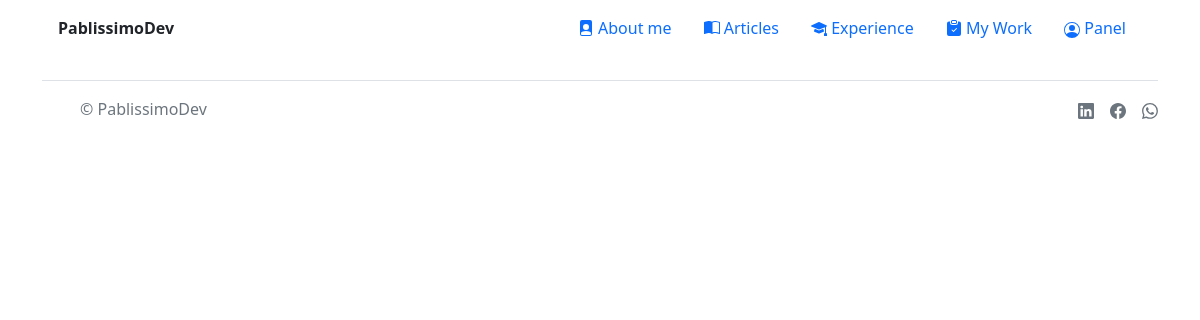
/menu/edit_work/6 (signed in), run on an earlier commit of the app's database.
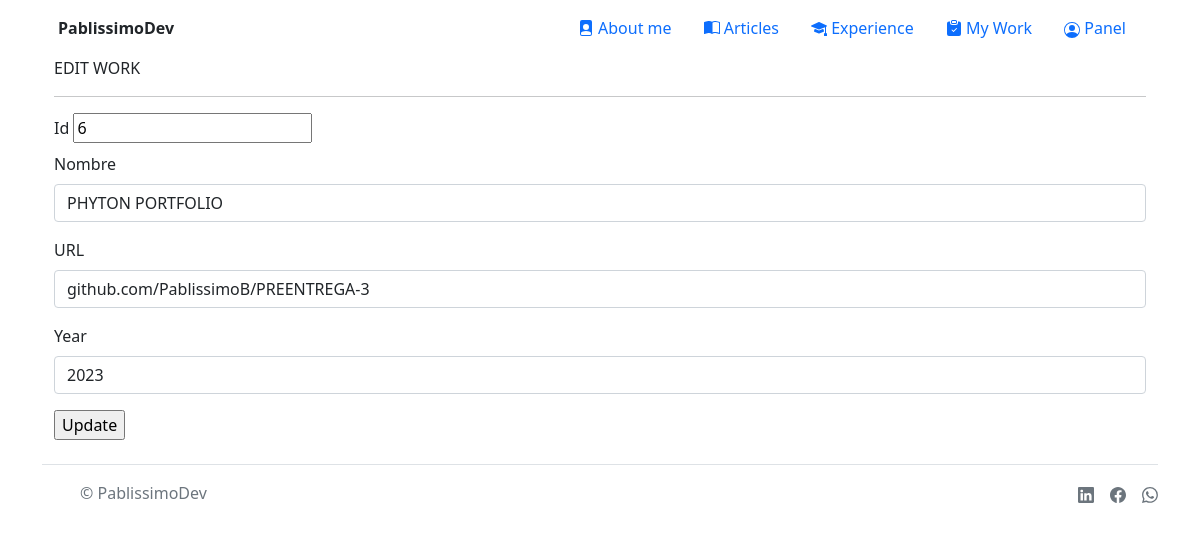
And on a later commit of the database.
### core/models.py (models this page shows, shortened)
class Work(models.Model):
    work_name = models.CharField(max_length=50)
    work_url = models.CharField(max_length=150)
    work_year = models.IntegerField(max_length=4)

### core/views.py (the view)
# urls.py: path('menu/edit_work/<id>', views.edit_work, name="EditWork"),
@login_required
def edit_work(request, id):
    work_list = Work.objects.filter(id=id)
    return render(request, "edit_work.html",{"work_list": work_list})

### app/templates/edit_work.html (shortened to what this page needs)
{% extends 'base.html' %}
{% load static %}
{% block main %}
<div class="container">
    <div class="row align-items-start">
        {% for item in work_list %}
            <form action="/menu/update_work/" method="POST">
                EDIT WORK
                <hr>
                <div class="mb-1">
                    <label for="exampleFormControlInput0" class="form-label">Id</label>
                    <input type="text" name="work_id" id="exampleFormControlInput0" readonly value="{{item.id}}">
                </div>
                <div class="mb-3">
                    <label for="exampleFormControlInput1" class="form-label">Nombre</label>
                    <input type="text" name="work_name" value="{{item.work_name}}" class="form-control" id="exampleFormControlInput1">
                  </div>
                  <div class="mb-3">
                    <label for="exampleFormControlInput2" class="form-label">URL</label>
                    <input type="text" name="work_url" value="{{item.work_url}}" class="form-control" id="exampleFormControlInput2">
                  </div>
                  <div class="mb-3">
                    <label for="exampleFormControlInput3" class="form-label">Year</label>
                    <input type="number" name="work_year" value="{{item.work_year}}" class="form-control" id="exampleFormControlInput3">
                  </div>
                  <input type="submit" value="Update">
            </form>
        {% endfor %}
    </div>
</div>
{% endblock main %}

What changed in the data, as far as the page shows it:
added Work: work_id "6", work_name "PHYTON PORTFOLIO", work_url "github.com/PablissimoB/PREENTREGA-3", work_year "2023"
